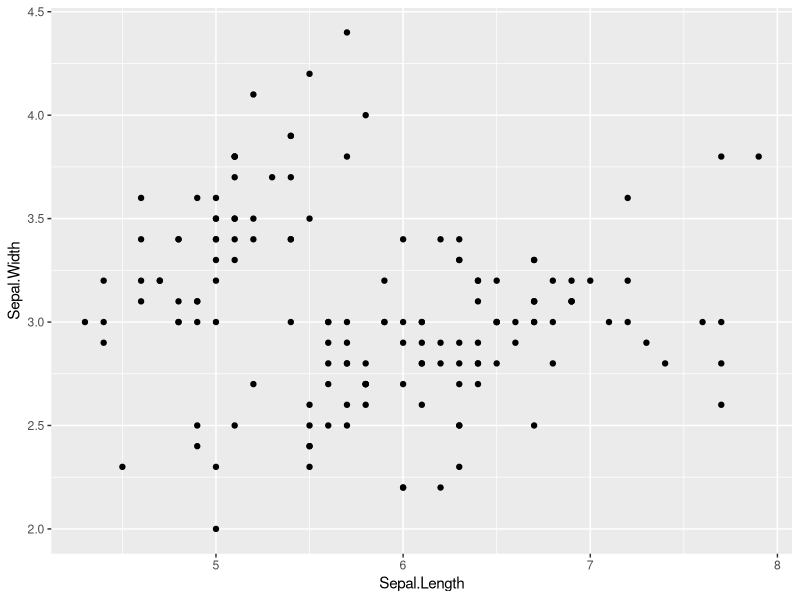
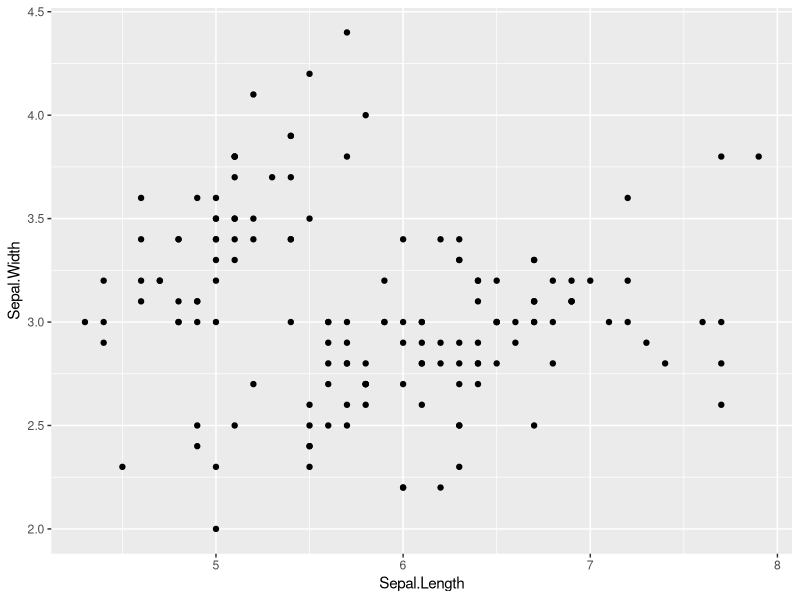
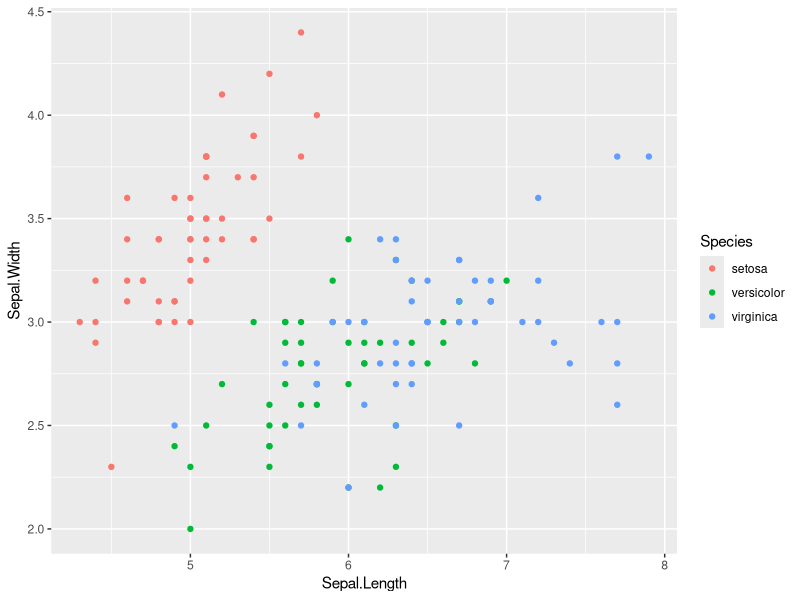
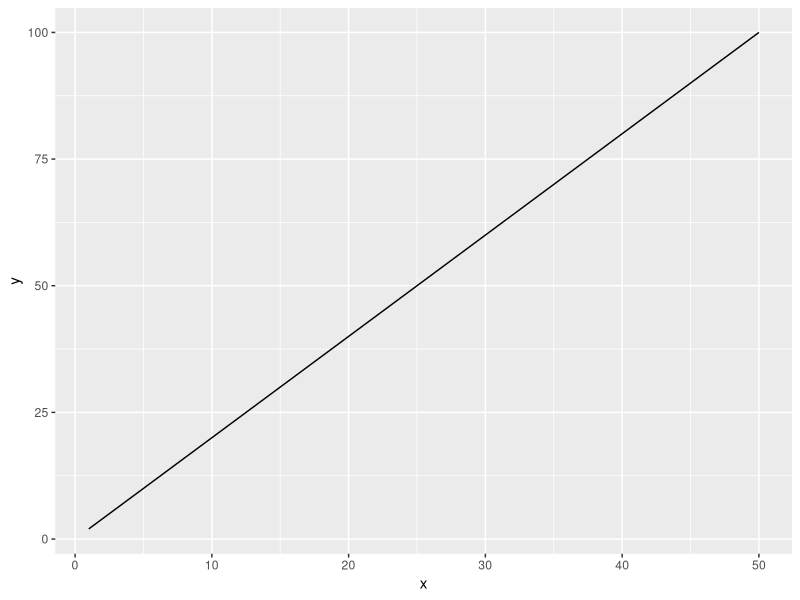
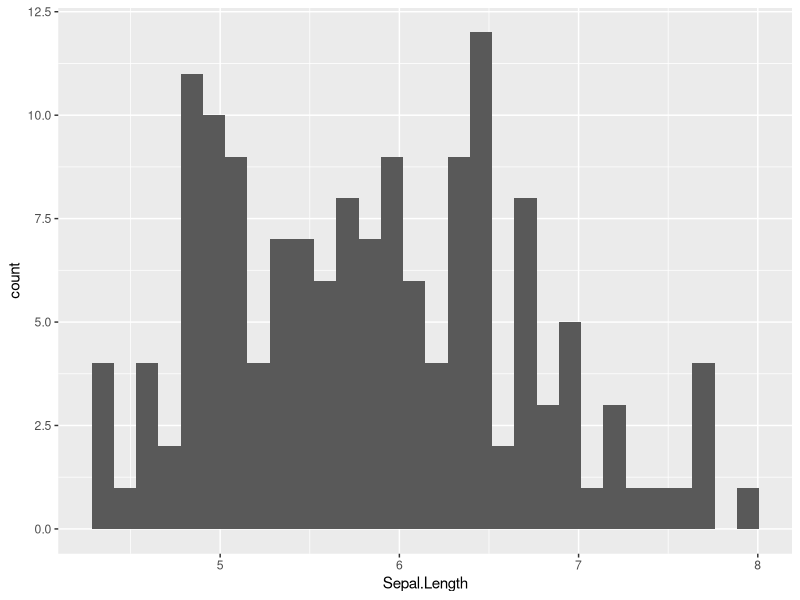
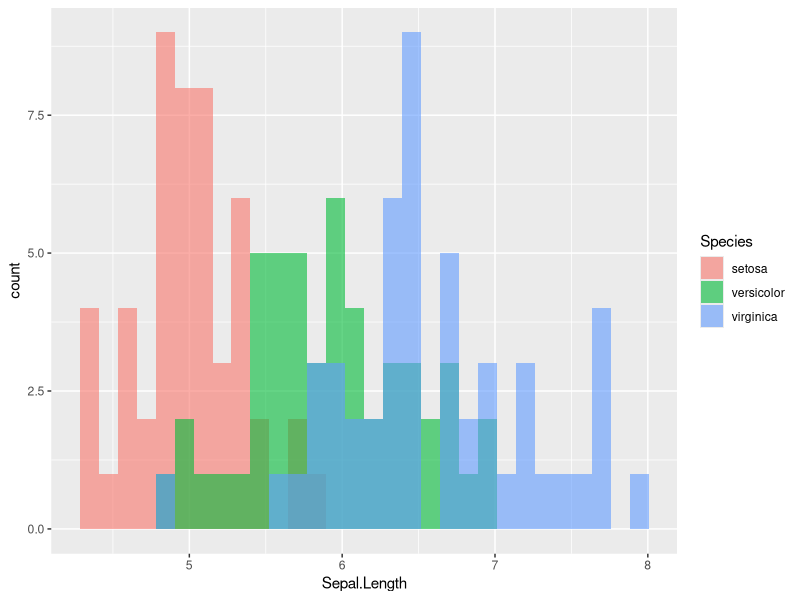
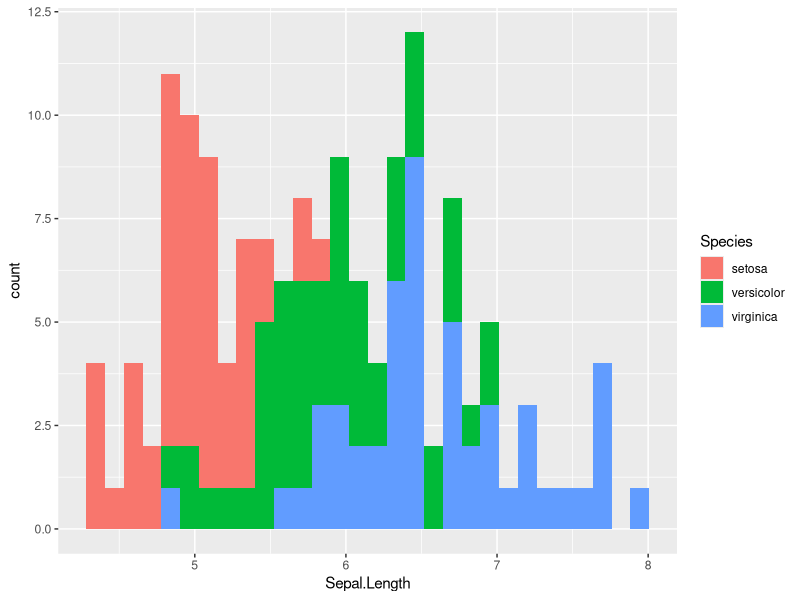
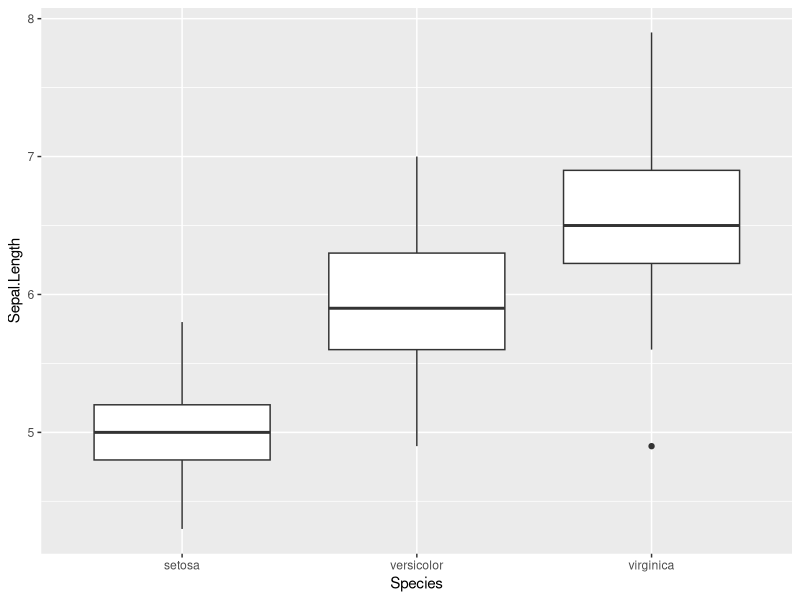

Recreate these plots in R, in order.
library(tidyverse)

set.seed(123)

iris_sub <- as_tibble(iris) %>% 
  group_by(Species) %>% 
  sample_n(3) %>% 
  ungroup()

print(iris_sub)


# Refresher ---------------------------------------------------------------

#exercise 1
#filter iris_sub to those with Sepal.Length greater than 5
#assign to df_g5
#excercise 2
#select columns of Sepal.Length and Petal. Width from iris_sub
#assign to df_sp
#exercise 3
#arrange rows by Petal.Width in iris_sub
#assign to df_arrange
#exercise 4
#do exercise 1-3 at once with pipes
#assign to df_master


# Exercise 1 --------------------------------------------------------------

(df_g5<-filter(iris_sub, Sepal.Length>5))
(df_g5 <- iris %>%
  filter(Sepal.Length > 5))

# Exercise 2
df_sp <- iris_sub %>%
  select(Sepal.Length, Petal.Width)
print(df_sp)

# Exercise 3
df_arrange <- iris_sub %>%
  arrange(Petal.Width)
print(df_arrange)

# Combined Exercise 1–3
df_master <- iris %>%
  filter(Sepal.Length > 5) %>%         # Exercise 1
  select(Sepal.Length, Petal.Width) %>%# Exercise 2
  arrange(Petal.Width)                 # Exercise 3
print(df_master)

#extra
#calculate mean Petal.Width for each Species separately
#use group_by () and summarize () functions

# Calculate mean Petal.Width for each Species
iris %>%
  group_by(Species) %>%
  summarize(mean_petal_width = mean(Petal.Width))



# ggplot ------------------------------------------------------------------

(g_example <- ggplot(data = iris,
       mapping = aes(x = Sepal.Length,
                     y = Sepal.Width)) + geom_point())



## with pipe
(g_example <- iris %>% 
  ggplot(mapping = aes(x = Sepal.Length,
                       y = Sepal.Width)) + geom_point())

#color

iris %>% 
  ggplot(aes(x = Sepal.Length,
             y = Sepal.Width,
             color = Species)) +
  geom_point()

#pitfall, when ou color points or anything

#iris %>% 
 # ggplot(aes(x = Sepal.Length,
  #           y = Sepal.Width),
   #          color = Species) +
  #geom_point()

g_scol <- iris %>% 
  ggplot(aes(x = Sepal.Length,
             y = Sepal.Width))+
  geom_point(color = "salmon")

#line plot

# sample data
df0 <- tibble(x = rep(1:50, 3),
              y = x * 2)


df0 %>% 
  ggplot(aes(x = x,
             y = y)) +
  geom_line()

#histogram

# basic plot; bins = 30 by default
iris %>% 
  ggplot(aes(x = Sepal.Length)) +
  geom_histogram()

# Colored histogram by Species
iris %>%
  ggplot(aes(x = Sepal.Length, fill = Species)) +
  geom_histogram(position = "identity", alpha = 0.6, bins = 30)

# Colored histogram by Species
iris %>%
  ggplot(aes(x = Sepal.Length, fill = Species)) +
  geom_histogram()


#box plot

# basic plot
iris %>% 
  ggplot(aes(x = Species,
             y = Sepal.Length)) +
  geom_boxplot()

# change fill by "Species"
iris %>% 
  ggplot(aes(x = Species,
             y = Sepal.Length,
             fill = Species)) +
  geom_boxplot()

#use multiple layers
#example 1
iris %>% 
  ggplot(aes(x = Species,
             y = Sepal.Length,
             fill = Species)) +
  geom_boxplot() + geom_point()

#example 2

iris %>% 
  ggplot(aes(x = Species,
             y = Sepal.Length,
             fill = Species)) +
  geom_boxplot() + geom_jitter(alpha=0.25)
